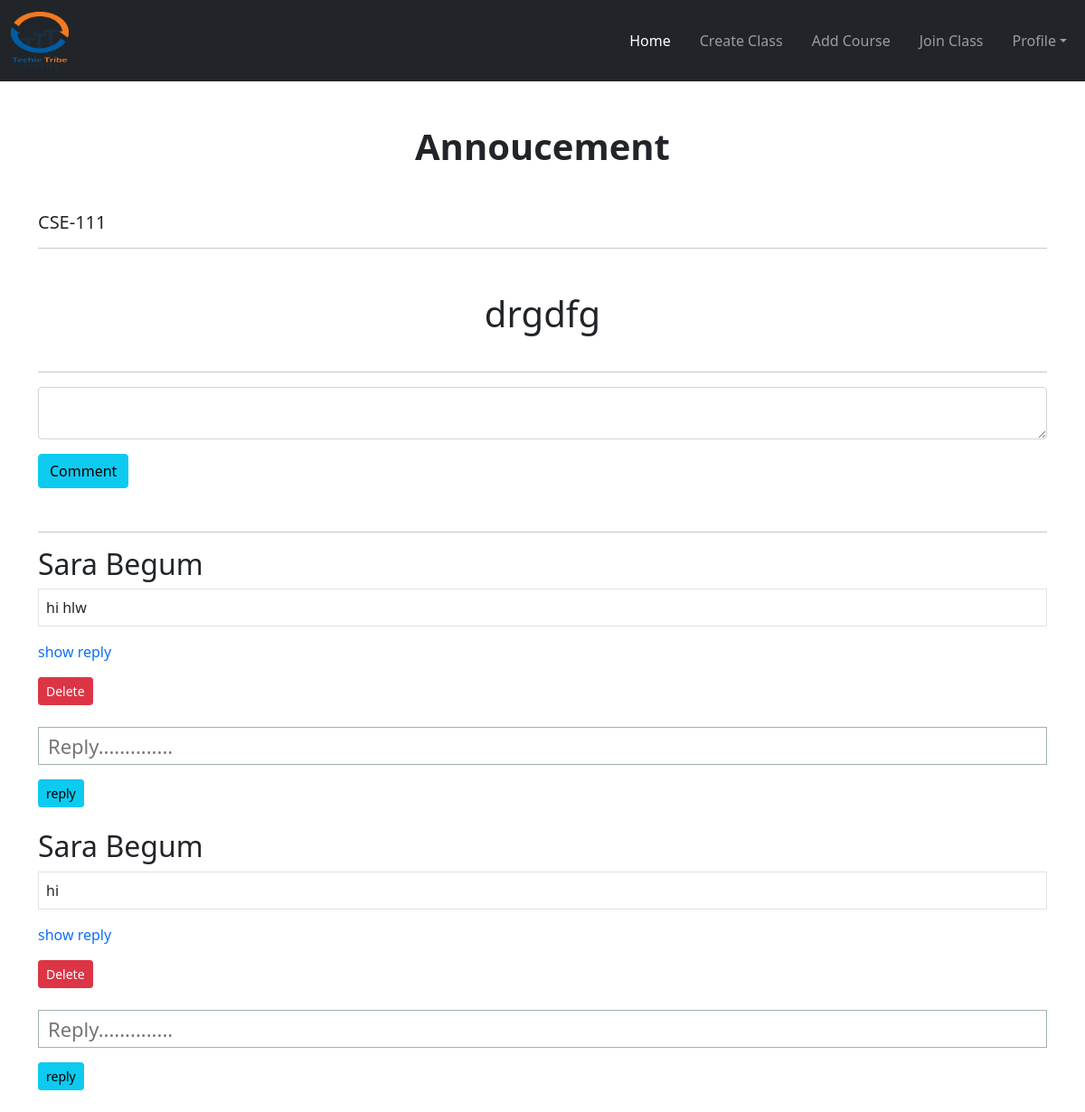
Before: /teacher/annonceshow/30/ with the older database file.
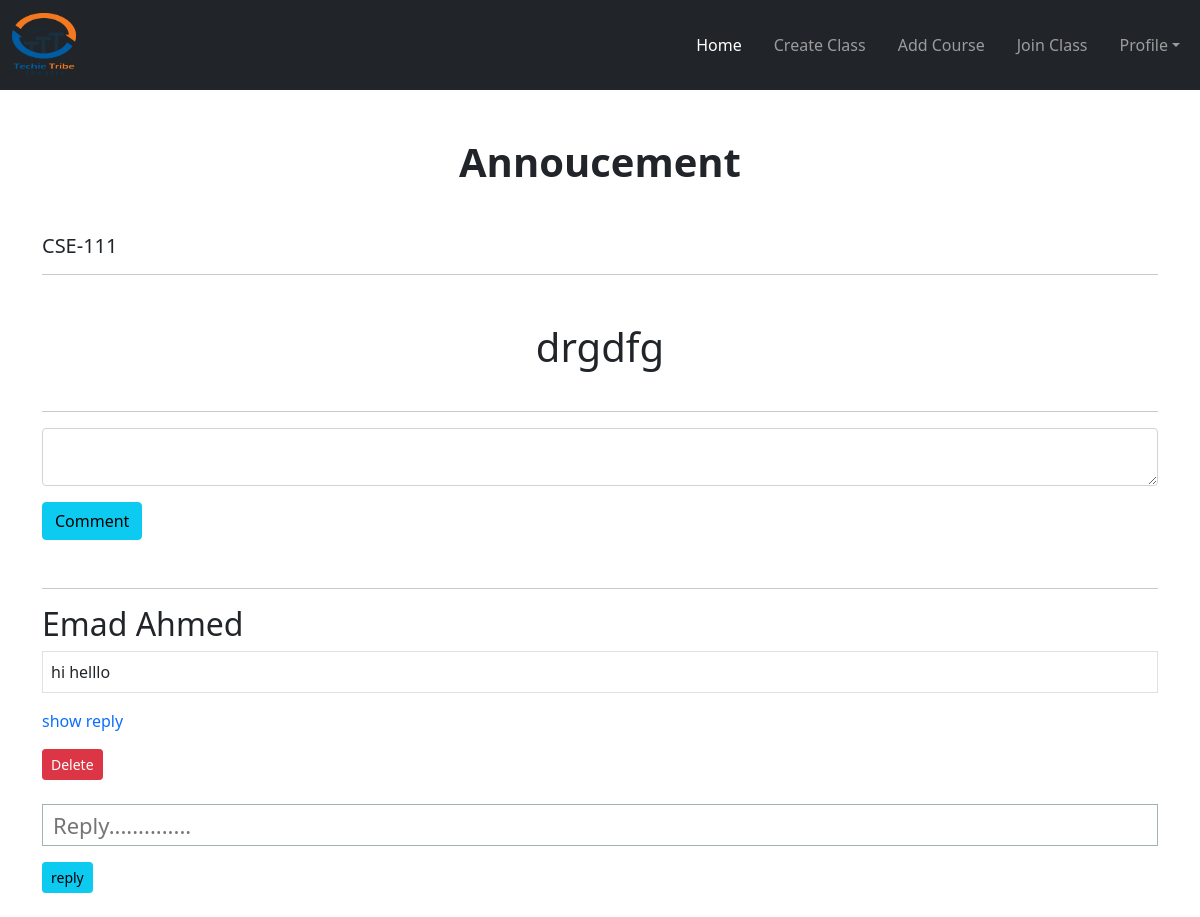
After: the same page with the newer database file.
### student/models.py (models this page shows, shortened)
class CommentMain(models.Model):
    annoucemain = models.ForeignKey(Announcement, on_delete=models.CASCADE)
    mystu = models.ForeignKey(Student, on_delete=models.CASCADE)
    comment = models.TextField()

### mainapp/models.py (models this page shows, shortened)
class Student(models.Model):
    id_no = models.IntegerField()
    first_name = models.CharField(max_length=100)
    last_name = models.CharField(max_length=100)
    email = models.EmailField()
    password = models.CharField(max_length=100)
    cpassword = models.CharField(max_length=100)

### teacher/views.py (the view)
# urls.py: path('annonceshow/<int:id>/', AnnView.as_view(), name='annonceshow'),
class AnnView(View):
    def get(self, request, id):
        mainid = id
        if request.user:
            annoucementview = Announcement.objects.get(id=id)
            comment_view = CommentMain.objects.filter(
                annoucemain=annoucementview)[::-1]
            replycomment = ReplyComment.objects.filter(
                annoucemain__annoucemain=annoucementview)
            print(replycomment)
            return render(request, 'annview.html', {'annoucementview': annoucementview, 'comment_view': comment_view, "replycomment": replycomment, 'mainid': mainid})
        return render(request, 'annview.html', {'annoucementview': annoucementview, 'comment_view': comment_view, "replycomment": replycomment, 'mainid': mainid})

### teacher/templates/annview.html (shortened to what this page needs)
{% extends 'base_teacher.html' %} <br />
{% load static %} <br />
{% block content %}
<link rel="stylesheet" href="{% static 'css/card.css' %}" />
<link
  rel="stylesheet"
  href="https://cdnjs.cloudflare.com/ajax/libs/font-awesome/6.1.1/css/all.min.css"
/>
<div class="container">
  <h1 class="text-center mt-5 mb-5 text-dark fw-bold">Annoucement</h1>
  <h5>{{annoucementview.classview.class_code_name}}</h5>
  <hr />
  <div class="mt-5 m-auto align-center">
    <h1 class="text-dark">{{annoucementview.text}}</h1>
  </div>
  <hr />
  <div class="m-auto">
    <form action="" method="POST">
      <div class="form-floating">
        <textarea
          class="form-control text-dark"
          name="commenttext"
          placeholder="Leave a comment here"
          id="floatingTextarea"
        ></textarea>
        <label for="floatingTextarea">Comments</label>
      </div>
      <button type="submit" class="btn btn-info mt-3">Comment</button>
    </form>
  </div>
</div>
<div class="container mt -5">
  <hr class="mt-5 mb-3" />
  {% for com in comment_view %}
  <h2>{{com.mystu.first_name}} {{com.mystu.last_name}}</h2>
  <p class="border p-2">{{com.comment}}</p>
  <a href="{% url 'showreply' com.id %}" class="mb-5">show reply</a>
  <div>
    <a
      href="{% url 'deleltecomment' com.id %}"
      class="btn btn-sm btn-danger mt-3"
      >Delete</a
    >
  </div>
  <form action="{% url 'comentreply' com.id %}" method="POST" id="inputreply">
    <div class="mt-4 mb-4">
      <input
        type="text"
        class="text-dark"
        name="replytext"
        class="form-control form-control-sm"
        placeholder="Reply.............."
      />
      <button type="submit" class="btn btn-sm btn-info mt-3">reply</button>
    </div>
  </form>
  {% endfor %}
</div>
{% endblock content %}

Changed rows visible on the page:
removed CommentMain: mystu.first_name "Sara", mystu.last_name "Begum", comment "hi hlw"
changed CommentMain: mystu.first_name "Sara" → "Emad"; mystu.last_name "Begum" → "Ahmed"; comment "hi" → "hi helllo"
